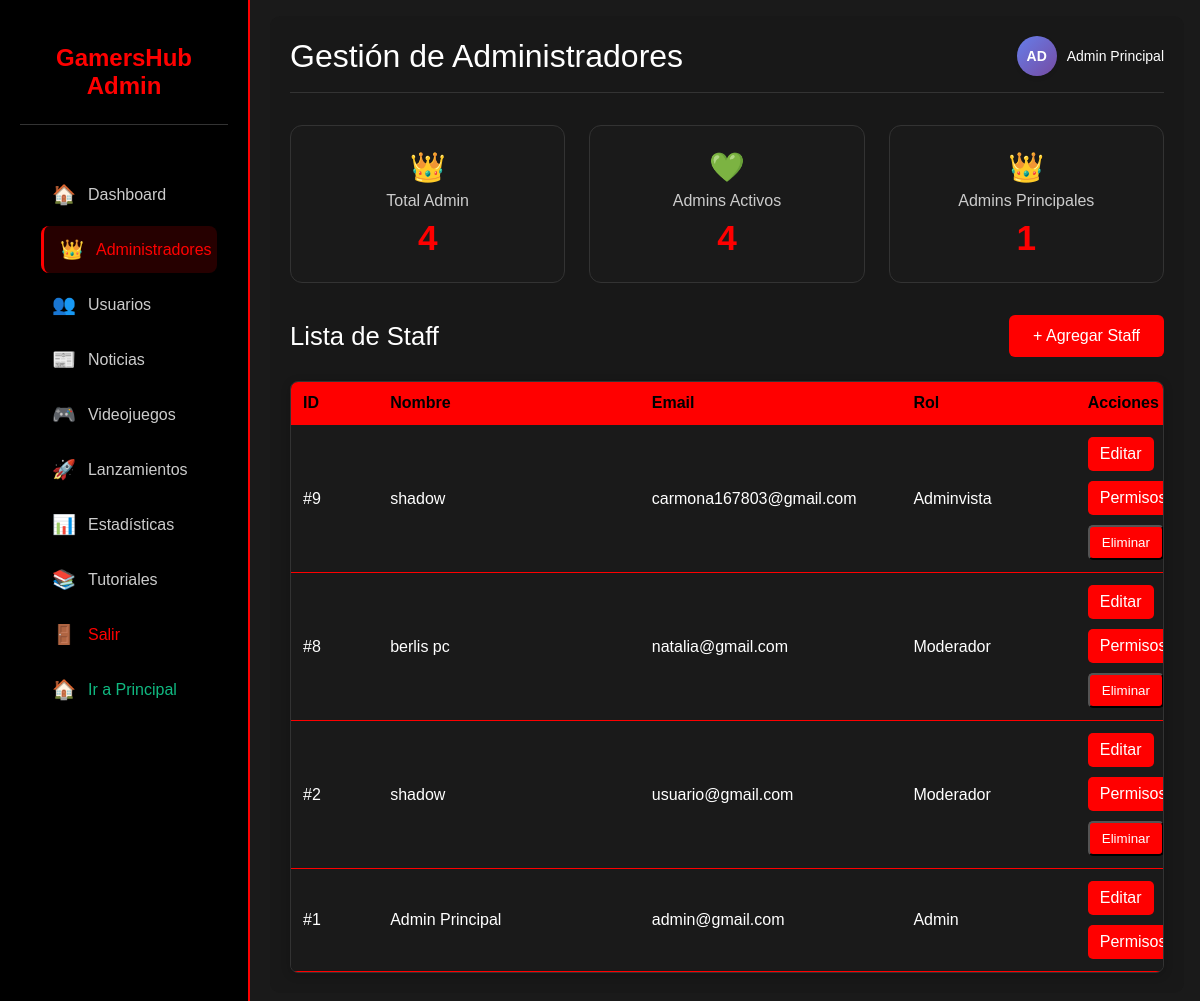
Screenshot of /controlador/administradores.php (signed in) with the database file from the repository.
### tables this page shows
CREATE TABLE `usuarios` (
  `id` int(11) NOT NULL,
  `nombre` varchar(100) NOT NULL,
  `email` varchar(100) NOT NULL,
  `password` varchar(255) NOT NULL,
  `tipo_usuario` enum('usuario','admin','adminvista','moderador') DEFAULT 'usuario',
  `fecha_registro` timestamp NOT NULL DEFAULT current_timestamp(),
  `ultimo_acceso` timestamp NULL DEFAULT NULL,
  `estado` enum('activo','inactivo') DEFAULT 'activo',
  `rango_id` int(11) DEFAULT NULL,
  `foto_perfil` varchar(255) DEFAULT NULL,
  `puntos` int(11) DEFAULT 0
);

### controlador/administradores.php (the view, shortened to what this page needs)
<?php
require_once 'conexion.php';
$conexion = $conexion;
$stmt_usuario = $conexion->prepare("SELECT nombre, foto_perfil FROM usuarios WHERE id = ?");
$stmt_usuario->bind_param("i", $_SESSION['usuario_id']);
$stmt_usuario->execute();
$usuario_info = $stmt_usuario->get_result()->fetch_assoc();
$consulta = "SELECT u.*
            FROM usuarios u
            WHERE u.tipo_usuario IN ('admin', 'moderador', 'adminvista')
            ORDER BY u.id DESC";
$resultado = $conexion->query($consulta);
$stats = [
    'total_staff' => $conexion->query("SELECT COUNT(*) as total FROM usuarios WHERE tipo_usuario IN ('admin', 'moderador', 'adminvista')")->fetch_assoc()['total'],
    'staff_activos' => $conexion->query("SELECT COUNT(DISTINCT usuario_id) as total FROM sesiones WHERE usuario_id IN (SELECT id FROM usuarios WHERE tipo_usuario IN ('admin', 'moderador', 'adminvista')) AND fecha >= DATE_SUB(NOW(), INTERVAL 30 DAY)")->fetch_assoc()['total'],
    'super_admins' => $conexion->query("SELECT COUNT(*) as total FROM usuarios WHERE tipo_usuario = 'admin'")->fetch_assoc()['total']
];
$tipo_logueado = $_SESSION['tipo_usuario'];
$permite_crear = ($tipo_logueado === 'admin');
$permite_editar = in_array($tipo_logueado, ['admin', 'moderador']);
$permite_eliminar = ($tipo_logueado === 'admin');
?>
<!DOCTYPE html>
<html lang="es">
<head>
    <link rel="stylesheet" href="../vista/css/administradores.css">
    <link rel="stylesheet" href="../vista/css/administracion.css">
</head>
<body>
    <div class="container">
        <nav class="sidebar">
            <div class="logo">GamersHub Admin</div>
            <div class="nav-menu">
                <div class="nav-item">
                    <a href="administracion.php" class="nav-link">
                        <span class="nav-icon">🏠</span>
                        <span>Dashboard</span>
                    </a>
                </div>
                <div class="nav-item">
                    <a href="administradores.php" class="nav-link active">
                        <span class="nav-icon">👑</span>
                        <span>Administradores</span>
                    </a>
                </div>
                <div class="nav-item">
                    <a href="usuarios.php" class="nav-link">
                        <span class="nav-icon">👥</span>
                        <span>Usuarios</span>
                    </a>
                </div>
                <div class="nav-item">
                    <a href="noticias.php" class="nav-link">
                        <span class="nav-icon">📰</span>
                        <span>Noticias</span>
                    </a>
                </div>
                <div class="nav-item">
                    <a href="videojuegos.php" class="nav-link">
                        <span class="nav-icon">🎮</span>
                        <span>Videojuegos</span>
                    </a>
                </div>
                <div class="nav-item">
                    <a href="lanzamiento.php" class="nav-link">
                        <span class="nav-icon">🚀</span>
                        <span>Lanzamientos</span>
                    </a>
                </div>
                <div class="nav-item">
                    <a href="estadisticas.php" class="nav-link">
                        <span class="nav-icon">📊</span>
                        <span>Estadísticas</span>
                    </a>
                </div>
                <div class="nav-item">
                    <a href="tutorial.php" class="nav-link">
                        <span class="nav-icon">📚</span>
                        <span>Tutoriales</span>
                    </a>
                </div>
                <div class="nav-item" style="margin-top: auto;">
                    <a href="logout.php" class="nav-link" style="color: #ff0000;">
                        <span class="nav-icon">🚪</span>
                        <span>Salir</span>
                    </a>
                </div>
                <div class="nav-item">
                    <a href="principal.php" class="nav-link" style="color: #10b981;">
                        <span class="nav-icon">🏠</span>
                        <span>Ir a Principal</span>
                    </a>
                </div>
            </div>
        </nav>
        <main class="main-content">
            <header class="header">
                <h1>Gestión de Administradores</h1>
                <div class="user-info">
                    <?php if (!empty($usuario_info['foto_perfil']) && file_exists('../vista/' . $usuario_info['foto_perfil'])): ?>
                        <img src="../vista/<?php echo htmlspecialchars($usuario_info['foto_perfil']); ?>"
                             alt="Foto de perfil"
                             class="user-avatar-img">
                    <?php else: ?>
                        <div class="user-avatar"><?php echo substr($usuario_info['nombre'] ?? $_SESSION['nombre'], 0, 2); ?></div>
                    <?php endif; ?>
                    <span class="user-name"><?php echo htmlspecialchars($usuario_info['nombre'] ?? $_SESSION['nombre']); ?></span>
                </div>
            </header>
            <div class="stats-grid">
                <div class="stat-card">
                    <div class="stat-icon">👑</div>
                    <div class="stat-title">Total Admin</div>
                    <div class="stat-number"><?php echo $stats['total_staff']; ?></div>
                </div>
                <div class="stat-card">
                    <div class="stat-icon">💚</div>
                    <div class="stat-title">Admins Activos</div>
                    <div class="stat-number"><?php echo $stats['staff_activos']; ?></div>
                </div>
                <div class="stat-card">
                    <div class="stat-icon">👑</div>
                    <div class="stat-title">Admins Principales</div>
                    <div class="stat-number"><?php echo $stats['super_admins']; ?></div>
                </div>
            </div>
            <div class="section-header">
                <h2 class="section-title">Lista de Staff</h2>
                <?php if ($permite_crear): ?>
                    <a href="crear_admin.php" class="add-btn">+ Agregar Staff</a>
                <?php endif; ?>
            </div>
            <div class="table-container">
                <table>
                    <thead>
                        <tr>
                            <th>ID</th>
                            <th>Nombre</th>
                            <th>Email</th>
                            <th>Rol</th>
                            <th>Acciones</th>
                        </tr>
                    </thead>
                    <tbody>
                        <?php if ($resultado->num_rows > 0): ?>
                            <?php while ($admin = $resultado->fetch_assoc()): ?>
                                <tr>
                                    <td data-label="ID">#<?php echo $admin['id']; ?></td>
                                    <td data-label="Nombre"><?php echo htmlspecialchars($admin['nombre']); ?></td>
                                    <td data-label="Email"><?php echo htmlspecialchars($admin['email']); ?></td>
                                    <td data-label="Rol"><?php echo htmlspecialchars(ucfirst($admin['tipo_usuario'])); ?></td>
                                    <td data-label="Acciones">
                                        <div class="action-buttons">
                                            <?php if ($permite_editar): ?>
                                                <a href="editar_admin.php?id=<?php echo $admin['id']; ?>" class="action-button">Editar</a>
                                            <?php endif; ?>
                                            <?php if ($tipo_logueado === 'admin'): ?>
                                                <a href="permisos.php?id=<?php echo $admin['id']; ?>" class="action-button">Permisos</a>
                                            <?php endif; ?>
                                            <?php if ($permite_eliminar && $admin['id'] != $_SESSION['usuario_id']): ?>
                                                <form method="POST" style="display: inline;">
                                                    <button type="submit" class="action-button" onclick="return confirm('¿Estás seguro de eliminar este usuario?')">Eliminar</button>
                                                </form>
                                            <?php endif; ?>
                                        </div>
                                    </td>
                                </tr>
                            <?php endwhile; ?>
                        <?php else: ?>
                            <tr>
                                <td colspan="5" class="no-data">No hay administradores registrados.</td>
                            </tr>
                        <?php endif; ?>
                    </tbody>
                </table>
            </div>
        </main>
    </div>
</body>
</html>

### vista/css/administradores.css (style rules this page uses)
* { margin: 0; padding: 0; box-sizing: border-box; }
body { font-family: 'Roboto', sans-serif; background: #121212; color: #ffffff; min-height: 100vh; display: flex; }
.container { display: flex; min-height: 100vh; width: 100%; }
.sidebar { background: #1a1a1a; border-right: 1px solid #333; padding: 1rem 0; width: 250px; position: fixed; top: 0; bottom: 0; }
.logo { text-align: center; padding: 1.5rem; color: #ff0000; font-size: 1.6rem; font-weight: 700; border-bottom: 1px solid #333; }
.nav-menu { padding: 1rem; }
.nav-item { margin-bottom: 0.5rem; }
.nav-link { display: flex; align-items: center; padding: 0.75rem 1rem; color: #ccc; text-decoration: none; border-radius: 8px; transition: background 0.3s ease, color 0.3s ease, transform 0.2s ease; }
.nav-link:hover, .nav-link.active { color: #ff0000; background: rgba(255, 0, 0, 0.15); border-left: 3px solid #ff0000; transform: translateX(5px); }
.nav-icon { margin-right: 0.75rem; font-size: 1.2rem; }
.main-content { margin-left: 250px; padding: 2rem; flex-grow: 1; overflow-y: auto; background: #181818; border-radius: 10px; margin: 1rem; }
.header { display: flex; justify-content: space-between; align-items: center; margin-bottom: 2rem; padding-bottom: 1rem; border-bottom: 1px solid #333; }
.header h1 { font-size: 2rem; font-weight: 500; color: #ffffff; }
.user-avatar { width: 40px; height: 40px; border-radius: 50%; background: #ff0000; display: flex; align-items: center; justify-content: center; color: #fff; font-weight: 500; box-shadow: 0 0 8px rgba(255, 0, 0, 0.3); }
.stats-grid { display: grid; grid-template-columns: repeat(auto-fit, minmax(220px, 1fr)); gap: 1.5rem; margin-bottom: 2rem; }
.stat-card { background: #1a1a1a; border: 1px solid #333; border-radius: 12px; padding: 1.5rem; text-align: center; transition: transform 0.3s ease, box-shadow 0.3s ease; }
.stat-title { color: #ccc; font-size: 1rem; margin-bottom: 0.5rem; }
.stat-number { font-size: 2.2rem; font-weight: 700; color: #ff0000; }
.stat-icon { font-size: 1.8rem; margin-bottom: 0.5rem; color: #ff0000; }
.section-header { display: flex; justify-content: space-between; align-items: center; margin-bottom: 1.5rem; }
.section-title { font-size: 1.6rem; font-weight: 500; color: #ffffff; }
.add-btn { padding: 0.75rem 1.5rem; background: #ff0000; color: #fff; text-decoration: none; border-radius: 6px; transition: background 0.3s ease, transform 0.2s ease; }
.table-container { background: #1a1a1a; border-radius: 8px; overflow-x: auto; border: 1px solid #333; box-shadow: 0 2px 10px rgba(0, 0, 0, 0.2); }
table { width: 100%; border-collapse: collapse; table-layout: fixed; }
th, td { padding: 1rem; text-align: left; border-bottom: 1px solid #333; color: #ffffff; }
th { background: #2a2a2a; color: #ffffff; font-weight: 500; }
th:nth-child(1), td:nth-child(1) { width: 10%; }
th:nth-child(2), td:nth-child(2) { width: 30%; }
th:nth-child(3), td:nth-child(3) { width: 30%; }
th:nth-child(4), td:nth-child(4) { width: 20%; }
th:nth-child(5), td:nth-child(5) { width: 10%; }
.action-buttons { display: flex; gap: 0.5rem; flex-wrap: wrap; }
.action-button { padding: 0.5rem 1rem; background: #ff0000; color: #fff; text-decoration: none; border-radius: 4px; transition: background 0.3s ease, transform 0.2s ease; }

### vista/css/administracion.css (style rules this page uses)
* { margin: 0; padding: 0; box-sizing: border-box; font-family: 'Arial', sans-serif; }
body { background-color: #1a1a1a; color: #ffffff; display: flex; min-height: 100vh; }
.sidebar { width: 250px; background-color: #000000; padding: 20px; position: fixed; height: 100%; border-right: 2px solid #ff0000; }
.logo { font-size: 24px; font-weight: bold; color: #ff0000; margin-bottom: 30px; text-align: center; }
.main-content { margin-left: 270px; padding: 20px; width: calc(100% - 270px); }
.user-avatar { width: 40px; height: 40px; background-color: #ff0000; color: #000000; display: flex; align-items: center; justify-content: center; border-radius: 50%; font-weight: bold; }
.table-container { overflow-x: auto; }
table { width: 100%; border-collapse: collapse; }
th, td { padding: 12px; text-align: left; border-bottom: 1px solid #ff0000; }
th { background-color: #ff0000; color: #000000; font-weight: bold; }
td { color: #ffffff; }
.action-buttons { display: flex; gap: 10px; }
.action-button { padding: 8px 12px; background-color: #ff0000; color: #ffffff; text-decoration: none; border-radius: 5px; transition: background-color 0.3s; }

### rows the page displays
usuarios: nombre "AD", nombre "Admin Principal", id "1", email "admin@gmail.com", tipo_usuario "Admin"
usuarios: id "9", nombre "shadow", email "carmona167803@gmail.com", tipo_usuario "Adminvista"
usuarios: id "8", nombre "berlis pc", email "natalia@gmail.com", tipo_usuario "Moderador"
usuarios: id "2", nombre "shadow", email "usuario@gmail.com", tipo_usuario "Moderador"

### other values shown
$stats['total_staff'] "4"
$stats['staff_activos'] "4"
$stats['super_admins'] "1"
